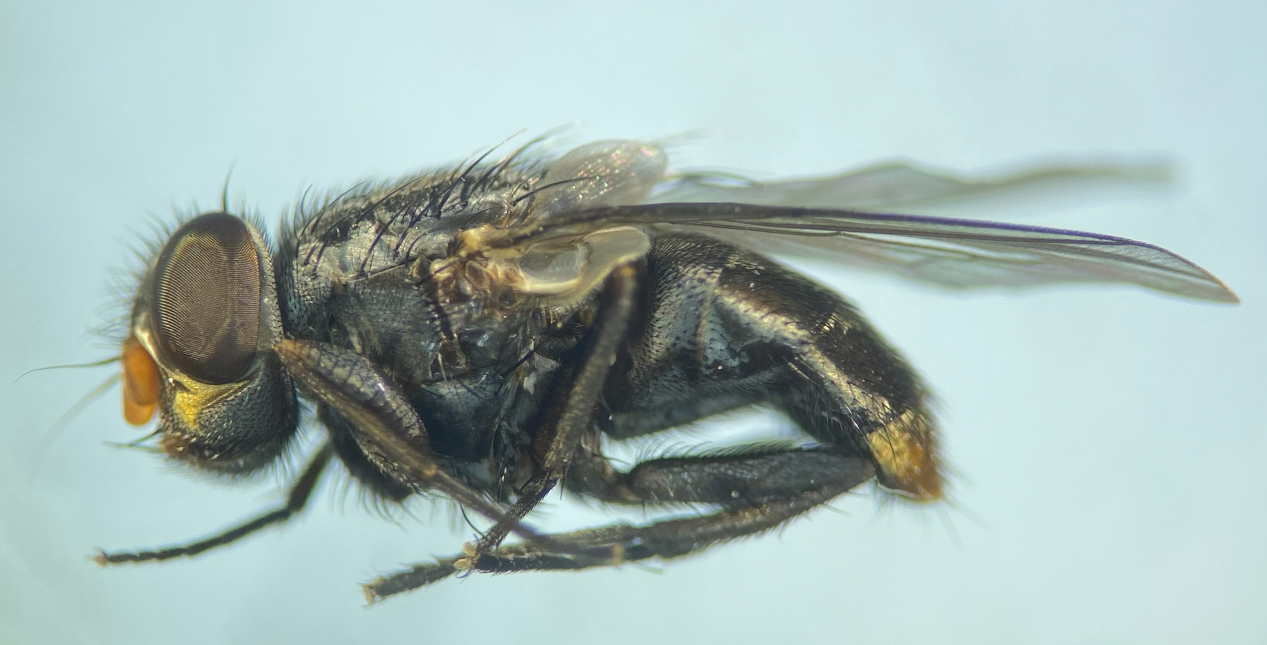
#> input picture S1#129 (1).jpg, 2533 x 1289 px (shown at 1/2 size)
$ python test.py
#> lines starting #> are read from the running program, lines starting #| are printed output that depends on the picture; after the words box and inside, x2 and y2 are one past the last pixel; in counts of white or black regions, pixels touching at a corner belong together
### functions.py
"""
Module: All functions used in main.py file

This module contains functions for photo preprocessing and feature extraction.
These functions are used in main.py.
"""

import os
from random import randrange

import cv2
import numpy as np
from PIL import Image, ImageFilter, ImageChops
from skimage import measure
from skimage.feature import graycomatrix, graycoprops
import pillow_heif

pillow_heif.register_heif_opener()
#> (this line was passed over: pillow_heif is not available in this run)


""" Preprocessing of data functions """


# [81 lines left out: functions augmentation_function, convert_heic_jpg, ignore_files, lowpass_filter, not called in this run]


""" Extract features functions """


def binary_photo(photo):
    """ Converts photo to binary photo """

    gray_photo = cv2.cvtColor(photo, cv2.COLOR_BGR2GRAY)
    gray_inverted = cv2.bitwise_not(gray_photo)
    _, binary = cv2.threshold(gray_inverted, 90, 255, cv2.THRESH_BINARY)

    return binary


# [221 lines left out: functions geometric_feature, fourier, minimum_rectangle_photo, invariant_moments, texture, color, not called in this run]

### test.py
from functions import binary_photo
import cv2
import matplotlib.pyplot as plt


img = cv2.imread('S1#129 (1).jpg')
#> img is the input picture: shape (1289, 2533, 3); mean B, G, R 179.2, 183, 164
img = cv2.GaussianBlur(img, (5,5), 0)
img = cv2.GaussianBlur(img, (5,5), 0)

print(img)
#> (printed output is left out)
binary = binary_photo(img)
#> in binary_photo, `gray_photo = cv2.cvtColor(photo, cv2.COLOR_BGR2GRAY)`:
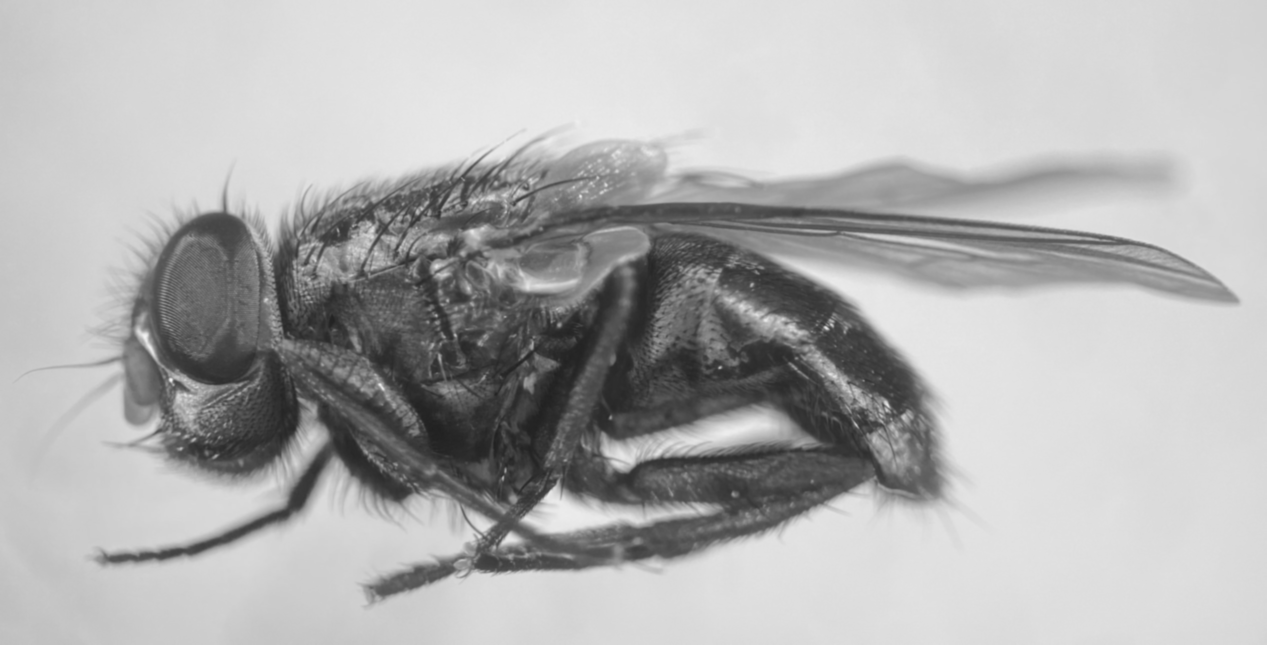
#> gray_photo: shape (1289, 2533) (shown at 1/2 size); min 32, max 244, mean 176.8
#> in binary_photo, `gray_inverted = cv2.bitwise_not(gray_photo)`:
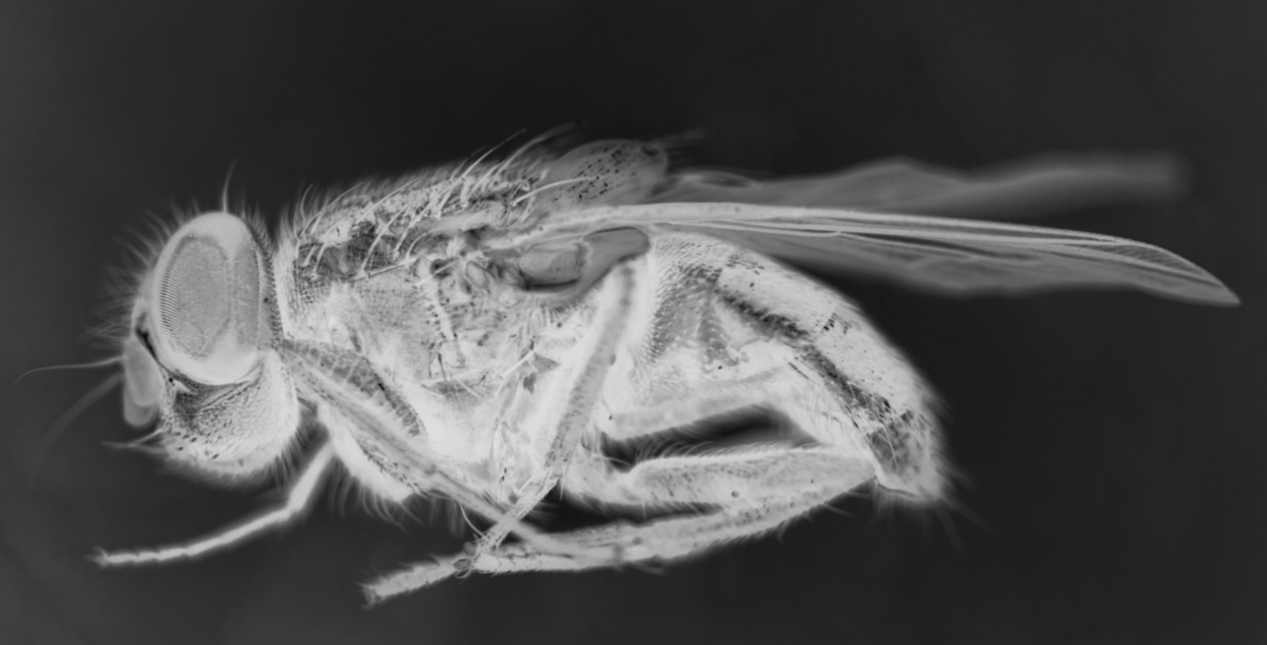
#> gray_inverted: shape (1289, 2533) (shown at 1/2 size); min 11, max 223, mean 78.2
#> in binary_photo, `_, binary = cv2.threshold(gray_inverted, 90, 255, cv2.THRESH_BINARY)`:
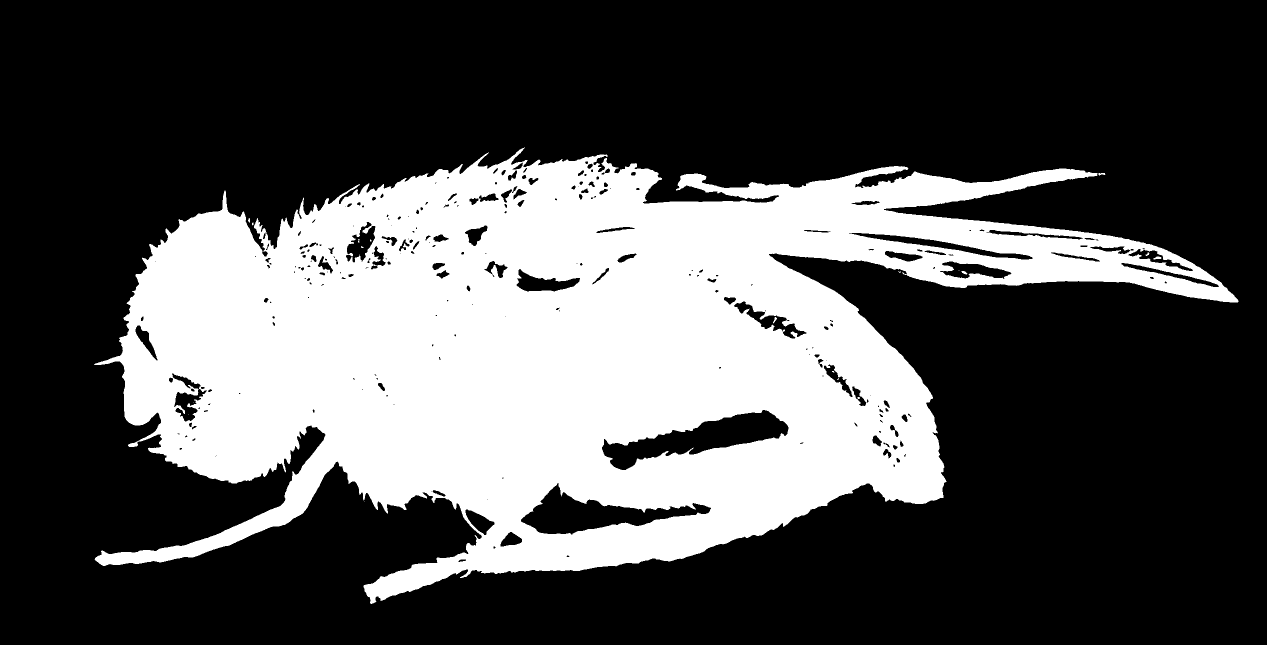
#> binary: shape (1289, 2533) (shown at 1/2 size); 31.6% white; 20 white regions (14 under 20 px)

plt.imshow(binary, cmap='gray')
plt.show()

contours, hierarchy = cv2.findContours(binary, cv2.RETR_EXTERNAL, cv2.CHAIN_APPROX_SIMPLE)
#> contours = 7 contours, 6 with area under 20; largest, box (x1, y1, x2, y2) and area: (188, 295, 2477, 1208) 1097487

if len(contours) > 1:
    contour = max(contours, key=cv2.contourArea)
#> contour = contour of 5329 points, box (x1, y1, x2, y2) (188, 295, 2477, 1208), area 1097487
    #print(f'Number of contours found = {format(len(contour))}')
else:
    contour = contours
    #print(f'Number of contours found = {format(len(contour))}')

cv2.drawContours(img, contour, -1, (0,255,0),5)
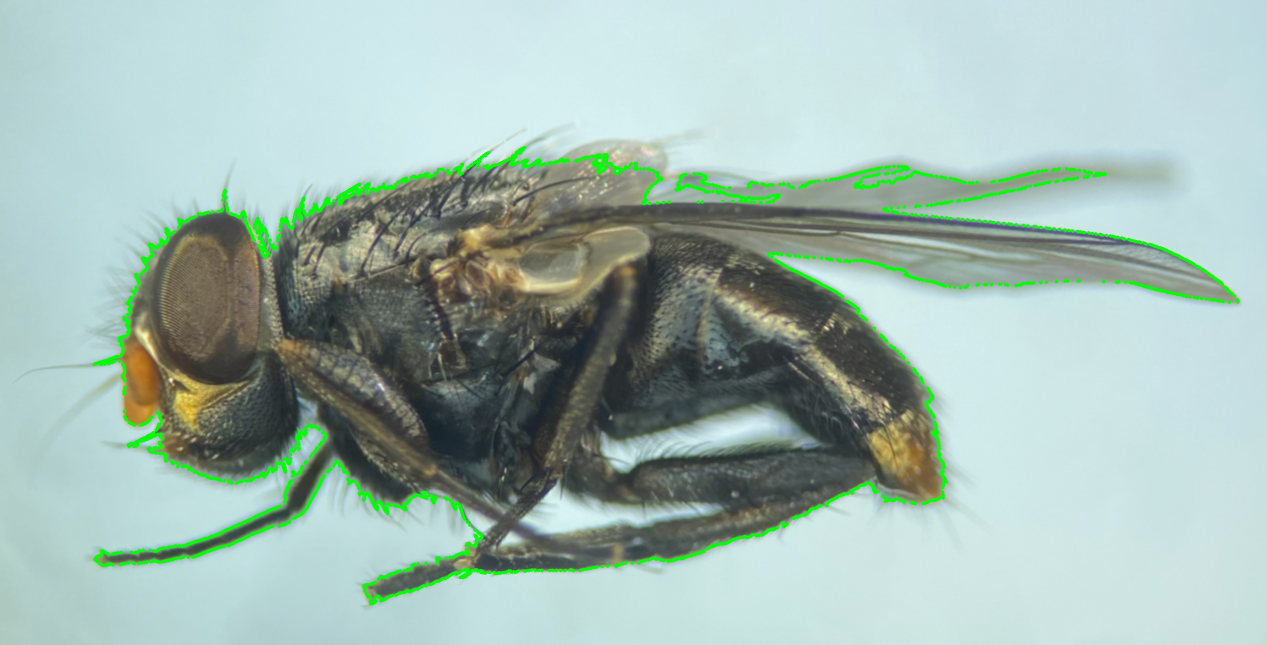
#> img: shape (1289, 2533, 3) (shown at 1/2 size); mean B, G, R 176.3, 184.6, 161.1

plt.figure(figsize=[10,10])
plt.imshow(img[:,:,::-1])
plt.axis("off")
plt.show()
print(f'Number of contours found = {format(len(contour))}')
#| Number of contours found = 5329

$ run again, with image.png saved as S1#129 (1).jpg
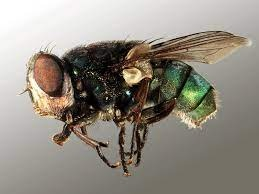
#> input picture image.png, 259 x 194 px
#> img is the input picture: shape (194, 259, 3); mean B, G, R 130.6, 140.5, 146.7
#> (printed output is left out)
#> in binary_photo, `_, binary = cv2.threshold(gray_inverted, 90, 255, cv2.THRESH_BINARY)`:
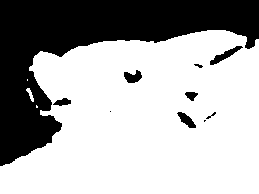
#> binary: shape (194, 259); 67.5% white; 10 black regions (2 under 20 px)
#> contours = 4 contours, 2 with area under 20; largest, box (x1, y1, x2, y2) and area: (0, 30, 259, 194) 34128, (26, 88, 34, 102) 32
#> contour = contour of 212 points, box (x1, y1, x2, y2) (0, 30, 259, 194), area 34128
#> `cv2.drawContours(img, contour, -1, (0,255,0),5)`:
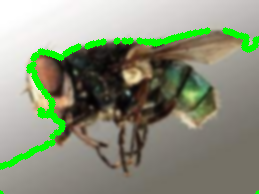
#> img: shape (194, 259, 3); mean B, G, R 123.7, 145.6, 138.4
#| Number of contours found = 212
